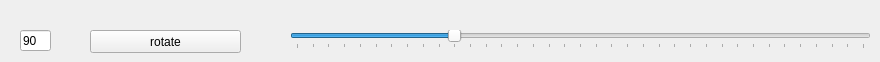
     <widget class="QWidget" name="tab_27">
      <attribute name="title">
       <string>rotate</string>
      </attribute>
      <widget class="QPushButton" name="rotateButton">
       <property name="geometry">
        <rect>
         <x>90</x>
         <y>30</y>
         <width>151</width>
         <height>23</height>
        </rect>
       </property>
       <property name="text">
        <string>rotate</string>
       </property>
      </widget>
      <widget class="QSlider" name="hSlider_rotate">
       <property name="geometry">
        <rect>
         <x>290</x>
         <y>30</y>
         <width>581</width>
         <height>19</height>
        </rect>
       </property>
       <property name="focusPolicy">
        <enum>Qt::TabFocus</enum>
       </property>
       <property name="accessibleDescription">
        <string/>
       </property>
       <property name="minimum">
        <number>0</number>
       </property>
       <property name="maximum">
        <number>360</number>
       </property>
       <property name="pageStep">
        <number>10</number>
       </property>
       <property name="value">
        <number>100</number>
       </property>
       <property name="sliderPosition">
        <number>100</number>
       </property>
       <property name="orientation">
        <enum>Qt::Horizontal</enum>
       </property>
       <property name="tickPosition">
        <enum>QSlider::TicksBelow</enum>
       </property>
       <property name="tickInterval">
        <number>10</number>
       </property>
      </widget>
      <widget class="QLineEdit" name="rotateBox">
       <property name="geometry">
        <rect>
         <x>20</x>
         <y>30</y>
         <width>31</width>
         <height>21</height>
        </rect>
       </property>
       <property name="text">
        <string>90</string>
       </property>
      </widget>
     </widget>
